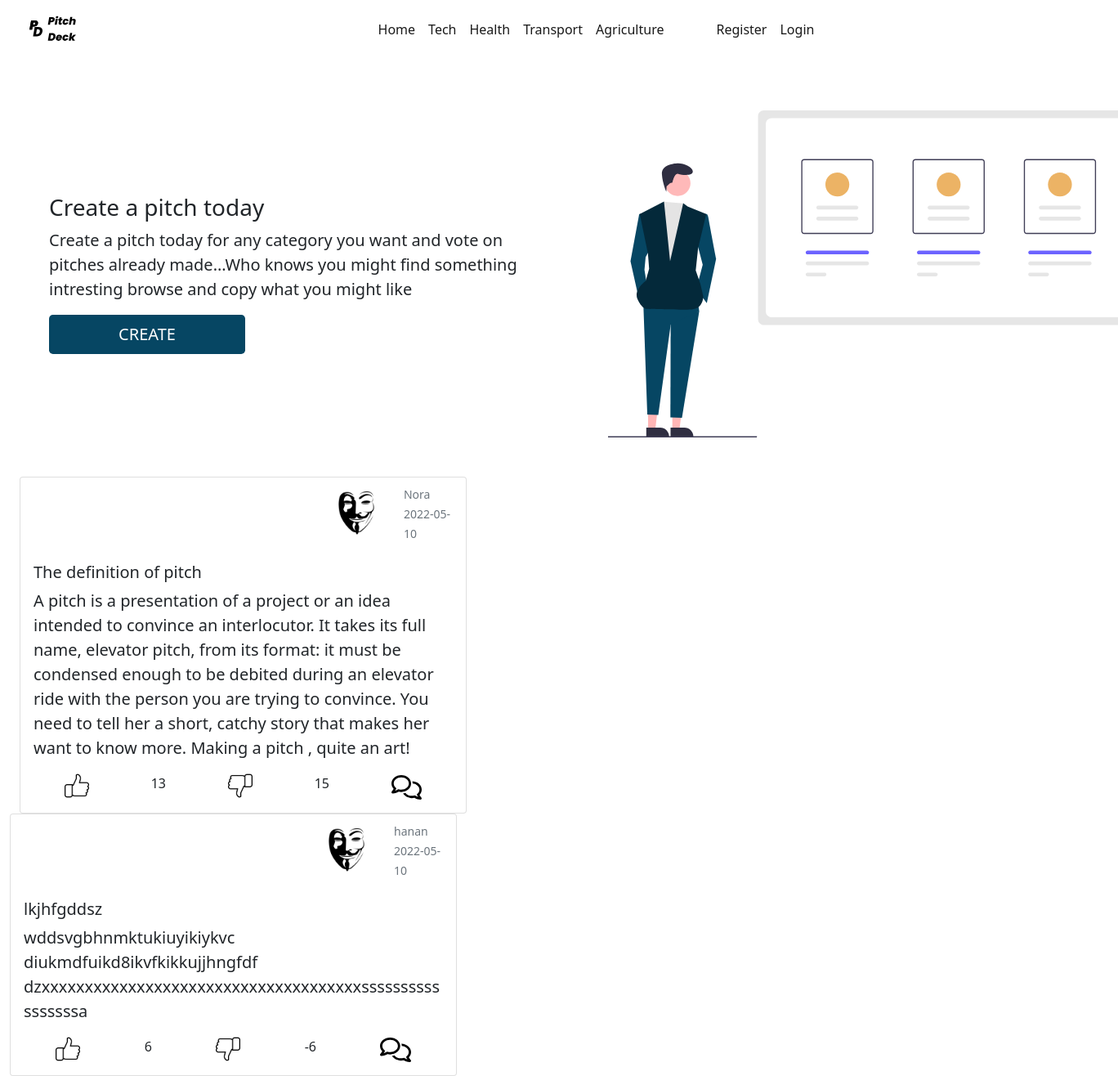
Before: / with the older database file.
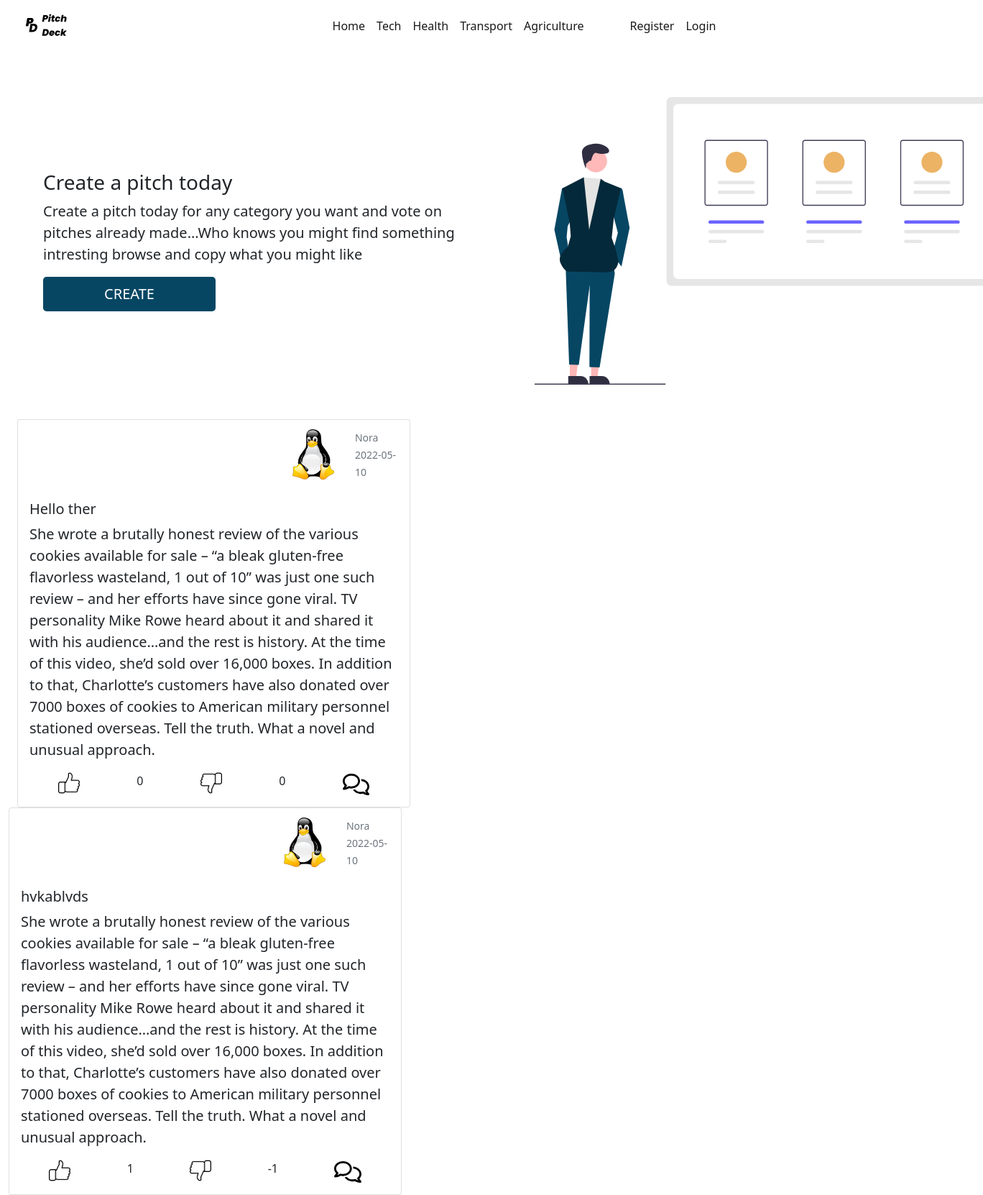
After: the same page with the newer database file.
### app/models.py (models this page shows, shortened)
class Pitch(db.Model):
    id = db.Column(db.Integer, primary_key=True)
    title = db.Column(db.String, nullable=False)
    content = db.Column(db.String, nullable=False)
    likes= db.Column(db.Integer, nullable=False,default=0)
    dislikes= db.Column(db.Integer, nullable=False,default=0)
    comments= db.Column(db.String, )
    category= db.Column(db.String)
    date_created = db.Column(db.Date, nullable=False, default=datetime.utcnow)
    user_id = db.Column(db.Integer, db.ForeignKey('user.id'), nullable=False)

class User(db.Model, UserMixin):
    id = db.Column(db.Integer, primary_key=True)
    username = db.Column(db.String, nullable=False, unique=True)
    email = db.Column(db.String, nullable=False, unique=True)
    password = db.Column(db.String, nullable=False)
    profile = db.Column(db.String, nullable=False, default='anon.png')
    pitches = db.relationship('Pitch', backref='author', lazy=True)

### app/routes.py (the view)
@app.route('/')
def home():
    pitches = Pitch.query.all()
    return render_template('index.html', pitches=pitches)

### app/templates/index.html (shortened to what this page needs)
{% extends 'layout.html' %}
{% block body %}
    <div class="container-fluid mt-3">
        <div class="row">
            <div class="col-md-6  mx-auto mt-auto mb-auto px-5 ">
                <p class="h3">
                    Create a pitch today
                </p>
                <p class="lead">
                    Create a pitch today for any category you want and vote on pitches already made...Who knows you might find
                    something intresting browse and copy what you might like
                </p>
                <a href="{{url_for('create')}}" class="btn btn-lg btn-outline">CREATE</a>
            </div>
            <div class="col-md-6">
                <img src="{{url_for('static',filename='/assets/img.svg')}}" class="img-responsive f-img m-5" alt="">
            </div>
        </div>
    </div>
    <div class="container-fluid d-flex flex-wrap flex-row">
    {% for pitch in pitches %}
        <div class="pitches">
          <div class="card">
              <div class="row  p-2">
                  <div class="col-md-8"></div>
                <div class="col-md-2">
                    <img src="{{url_for('static', filename='/profiles/'+pitch.author.profile)}}" class="img-thumbnail img-fluid border border-white" alt="Profile picture" >
                </div>
                <div class="col-md-2 mx-auto mt-auto mb-auto text-muted">
                    <small>{{pitch.author.username}}</small>
                    <br>
                    <small>{{pitch.date_created}}</small>
                </div>
              </div>
            <div class="card-body">
              <h5 class="card-title">{{pitch.title}}</h5>
              <p class="card-text lead">{{pitch.content}}</p>
              <div class="d-flex justify-content-around">
                <a href="{{url_for('likes',pitchid=pitch.id)}}"><img src="{{url_for('static',filename='/assets/like.svg')}}" alt=""></a>{{pitch.likes}}
                <a href="{{url_for('dislikes',pitchid=pitch.id)}}"><img src="{{url_for('static',filename='/assets/unlike.svg')}}"  alt=""></a>{{pitch.dislikes}}
                <a  data-bs-toggle="collapse" href="#comments{{pitch.id}}" class="lead text-decoration-none">
                  <img src="{{url_for('static',filename='/assets/comment.svg')}}" height="30" alt="">
                </a>
              </div>
              </div>
            </div>
          </div>
        </div>
      {% endfor %}
{% endblock %}

### app/templates/layout.html (shortened to what this page needs)
<!DOCTYPE html>
<html lang="en">
<head>
    <link rel="stylesheet" href='{{url_for('static',filename='main.css')}}'>
    <link href="https://cdn.jsdelivr.net/npm/bootstrap@5.1.3/dist/css/bootstrap.min.css"
    rel="stylesheet"
>
</head>
<body>
    <div class="container-fluid">
        <div class="container-fluid">
            <nav class="navbar navbar-expand-lg navbar-light bg-transparent">
              <div class="container-fluid">
                <a class="navbar-brand"  href="{{url_for('home')}}">
                  <img src= "{{url_for('static',filename='/assets/logo.svg')}}" alt="logo" width="75" height="45" >
                </a>
                <div class="collapse navbar-collapse justify-content-evenly " id="navbarNav">
                  <ul class="navbar-nav">
                    <li class="nav-item">
                      <a class="nav-link active" aria-current="page" href="{{url_for('home')}}">Home</a>
                    </li>
                    <li class="nav-item">
                      <a class="nav-link active" href="{{url_for('home')}}">Tech</a>
                    </li>
                    <li class="nav-item">
                      <a class="nav-link active" href="{{url_for('home')}}">Health</a>
                    </li>
                    <li class="nav-item">
                      <a class="nav-link active" href="{{url_for('home')}}">Transport</a>
                    </li>
                    <li class="nav-item me-5">
                      <a class="nav-link active" href="{{url_for('home')}}">Agriculture</a>
                      {% if current_user.is_authenticated %}
                      <li class="nav-item">
                        <a class="nav-link active " href="{{url_for('create')}}">Create</a>
                      <li class="nav-item">
                      <a class="nav-link active " href="{{url_for('account')}}">Account</a>
                      <li class="nav-item">
                      <a class="nav-link active" href="{{url_for('logout')}}">Logout</a>
                    </li>
                      {%else%}
                      {%if request.url_rule.endpoint != 'register' %}
                      <li class="nav-item">
                        <a class="nav-link active" href="{{url_for('register')}}">Register</a>
                      </li>
                      {% endif %}
                      {%if request.url_rule.endpoint != 'login'%}
                      <li class="nav-item">
                        <a class="nav-link active" href="{{url_for('login')}}">Login</a>
                      </li>
                      {%endif%}
                      {% endif %}
                </div>
              </div>
            </nav>
        </div>
        {% block body %}
        {% endblock %}
</body>
</html>

### app/static/main.css (style rules this page uses)
.f-img { height: 50vh }
.btn { background-color: #064663 !important; box-shadow: none; background-color: transparent; height: 3rem; width: 15rem; box-shadow: none; outline: none; color: #fff!important; }
.pitches { width:40vw; }

Changed rows visible on the page:
changed Pitch: profile: a different picture; title "The definition of pitch" → "Hello ther"; content "A pitch is a presentation of a project or an idea intended to convince an interlocutor. It takes its full name, elevator pitch, from its format: it must be condensed enough to be debited during an elevator ride with the person you are trying to convince. You need to tell her a short, catchy story that makes her want to know more. Making a pitch , quite an art!" → "She wrote a brutally honest review of the various cookies available for sale – “a bleak gluten-free flavorless wasteland, 1 out of 10” was just one such review – and her efforts have since gone viral. TV personality Mike Rowe heard about it and shared it with his audience…and the rest is history. At the time of this video, she’d sold over 16,000 boxes. In addition to that, Charlotte’s customers have also donated over 7000 boxes of cookies to American military personnel stationed overseas. Tell the truth. What a novel and unusual approach."; likes "13" → "0"; dislikes "15" → "0"
changed Pitch: profile: a different picture; author.username "hanan" → "Nora"; title "lkjhfgddsz" → "hvkablvds"; content "wddsvgbhnmktukiuyikiykvc diukmdfuikd8ikvfkikkujjhngfdf dzxxxxxxxxxxxxxxxxxxxxxxxxxxxxxxxxxxxxxsssssssssssssssssa" → "She wrote a brutally honest review of the various cookies available for sale – “a bleak gluten-free flavorless wasteland, 1 out of 10” was just one such review – and her efforts have since gone viral. TV personality Mike Rowe heard about it and shared it with his audience…and the rest is history. At the time of this video, she’d sold over 16,000 boxes. In addition to that, Charlotte’s customers have also donated over 7000 boxes of cookies to American military personnel stationed overseas. Tell the truth. What a novel and unusual approach."; likes "6" → "1"; dislikes "-6" → "-1"
